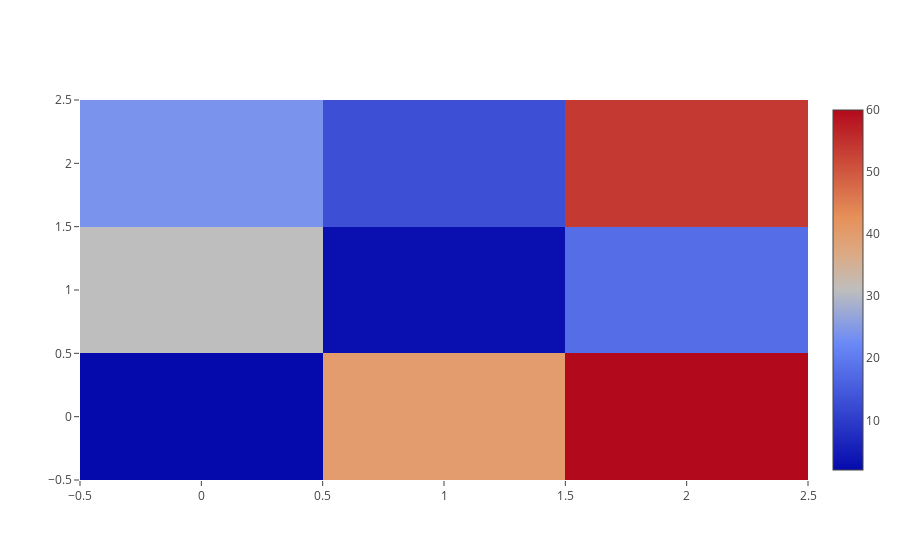

Write notebook code for a chart like this one.
### Markdown cell above
#### The first list is at the bottom of the heatmap

### Code cell
data=[trace]

offline.iplot(data)

### Figure 1 — Plotly figure (JSON) as saved in the notebook; plotly's stock layout.template omitted (floating-point values rounded to 4 significant figures)
{"data": [{"type": "heatmap", "uid": "5c87f533-a7e4-42d8-bbf9-71b33306f1f3", "z": [[2, 40, 60], [31, 3, 18], [24, 13, 54]]}], "layout": {}}
